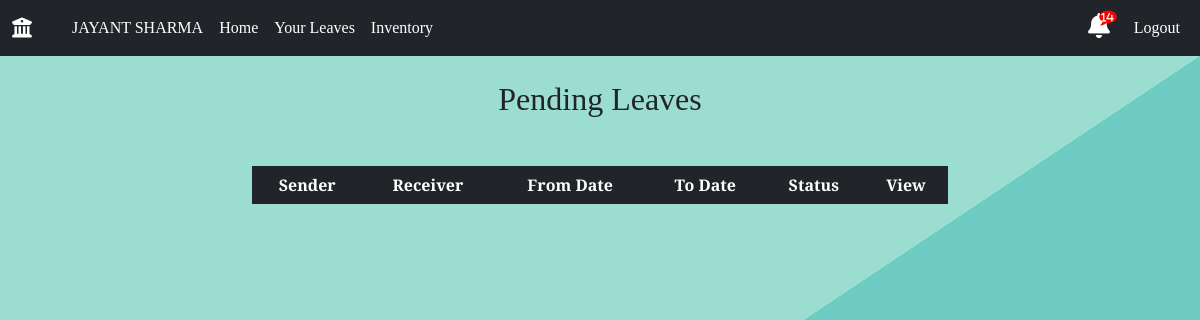
The app's page /profile/leaves/check-leave-status/ (signed in), older data.
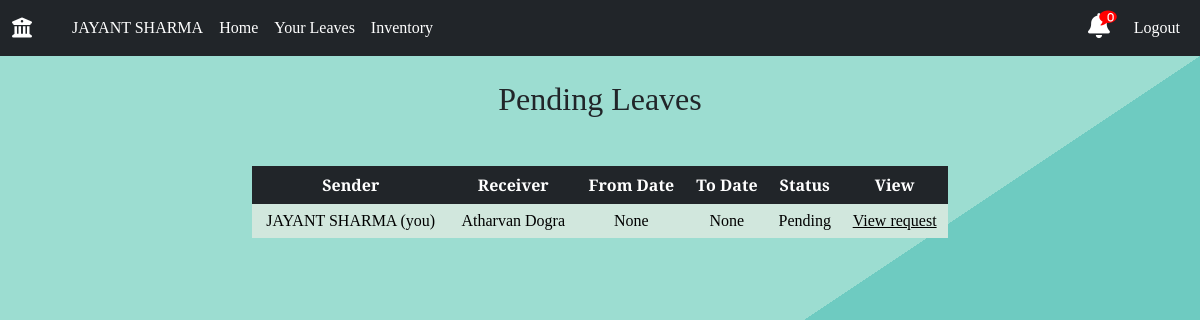
The same page, newer data.
### main/models.py (models this page shows, shortened)
class UserLeaveStatus(models.Model):
    staff=models.ForeignKey('Staff', on_delete=CASCADE, related_name='user')
    leave_type=models.ForeignKey(TotalLeaves, on_delete=CASCADE)
    from_date=models.CharField(max_length=11, blank=False, default=None)    # jis din chahiye
    to_date=models.CharField(max_length=11, null=True, default=None)
    reason = models.TextField()
    substitute=models.ForeignKey('Staff', blank=None, on_delete=CASCADE, related_name='Substitute')
    substitute_approval = models.BooleanField(default=False)               # field -> substitute ka
    admin_approval = models.BooleanField(default=False)                       # field -> admin ka
    admin=models.ForeignKey("Staff", on_delete=models.SET_DEFAULT, default=None, blank=True, related_name='admin', null=True)
    status = models.CharField(max_length=100, default="Pending", blank=False)
    rejected = models.BooleanField(default=False)

class Staff(models.Model):
    user_obj = models.ForeignKey(User, on_delete=CASCADE, blank=False, null=False, default=None)
    name=models.CharField(max_length=100)
    mobile_number=models.IntegerField()
    email=models.EmailField()
    category=models.ForeignKey('Category',on_delete=CASCADE)
    designation=models.ForeignKey('Designation',on_delete=CASCADE)
    agency = models.ForeignKey('Agency',on_delete=CASCADE)
    room=models.ForeignKey('Room',blank=True,null=True,on_delete=SET_NULL,default=None)

### main/views.py (the view)
# urls.py: path('profile/leaves/check-leave-status/', views.checkLeaveStatus, name='checkLeaveStatus'),
@login_required
def checkLeaveStatus(request):
	staff = Staff.objects.get(user_obj=request.user)
	notification_count=get_notifications(staff.id)
	pendingRequests = UserLeaveStatus.objects.filter(staff=staff).order_by("-id")
	context = {
		'staff':staff,
		"pendingRequests": pendingRequests,
		'notification_count':notification_count,
	}
	return render(request, "leaves/leaveRequestStatus.html", context)

### main/views.py (called while the page is built)
def get_notifications(id):
	current_user=Staff.objects.get(id=id)
	designation=current_user.designation.designation
	notifications=[]
	if designation == 'Lab Technician':
		notification = Notification.objects.filter(notification_type='TECH',isActive=True).order_by('-time').all()
		notifications.extend(notification)
	receiver=str(current_user.id) +' '+current_user.name
	notification = Notification.objects.filter(reciever=receiver,isActive=True).order_by('-time').all()
	notifications.extend(notification)
	if designation == 'System Analyst' or designation == 'Lab Supervisor':
		notification=Notification.objects.filter(reciever='admin',isActive=True).order_by('-time').all()
		notifications.extend(notification)
	return len(notifications)

### templates/leaves/leaveRequestStatus.html
{% extends 'base.html' %}
{% load static %}
{% block body %}
{% include 'navbar.html' with staff=staff notification_count=notification_count %}
<section class="sectionLogin">
  <br>
  <h2 style = "text-align: center;">Pending Leaves</h2>
<div class="container mt-5">
<table class="table1 table table-borderless table-dark table-hover" style = "text-align: center;">
    <thead>
      <tr>
        <th scope="col">Sender</th>
        <th scope="col">Receiver</th>
        <th scope="col">From Date</th>
        <th scope="col">To Date</th>
        <th scope="col">Status</th>
        <th scope="col">View</th>
      </tr>
    </thead>
        <tbody>
        {% for pendingRequest in pendingRequests %}
        {% if not pendingRequest.admin_approval %}
            <tr class="table-success" style = "text-align: center;">
                <td>{{ pendingRequest.staff.name }} (you)</td>
                <td>{{ pendingRequest.substitute.name }}</td>
                <td>{{ pendingRequest.from_date }}</td>
                <td>{{ pendingRequest.to_date }}</td>
                <td>{{ pendingRequest.status }}</td>
                <td><a style="color: #000; text-decoration: underline;" href="{% url 'main:currleaveStatus' pk=pendingRequest.id %}">View request</a></td>
            </tr>
        {% endif %}
        {% endfor %}
        </tbody>
  </table>
  </div>
  </section>
{% endblock body %}

### templates/navbar.html (shortened to what this page needs)
{% extends "base.html" %}
{% load static %}
{% block body %}
<nav class="navbar navbar-expand-md navbar-dark bg-dark">
  <div class="container-fluid">
    <div class="navbar-collapse collapse w-100 order-1 order-md-0 dual-collapse2">
      <ul class="navbar-nav me-auto">
        <li class="nav-item active navbar-brand">
          <a class="navbar-brand" href="{% url 'main:user_profile' %}" style="text-decoration: none;"><i class="fas fa-university"></i></a>
        </li>
        {% if user.is_authenticated %}
        <li class="nav-link nav-text navLink">
          <a href="{% url 'main:userProfileDetails' %}" style="text-decoration: none; color : white">{{ staff.name }} </a>
        </li>
        {% endif %}
        <li class="nav-item navLink">
          <a class="nav-link nav_text" href="{% url 'main:user_profile' %}" style="text-decoration: none; color : white">Home</a>
        </li>
        {% if user.is_authenticated %}
        <li class="nav-link nav_text navLink">
          <a href="{% url 'main:userLeaves' %}" style="text-decoration: none; color : white">Your Leaves</a>
        </li>
        <li class="nav-link nav_text navLink">
          <a href="{% url 'main:viewinventory' %}" style="text-decoration: none; color : white">Inventory</a>
        </li>
        {%endif%}
      </ul>
    </div>
    <div class="navbar-collapse collapse w-100 order-3 dual-collapse2">
      <ul class="navbar-nav ms-auto">
        {% if user.is_authenticated %}
        <li class="nav-item navbar-brand">
          <link href="https://maxcdn.bootstrapcdn.com/font-awesome/4.7.0/css/font-awesome.min.css" rel="stylesheet" />
          <a class="fas fa-bell" href="{% url 'main:notification' %}" style="text-decoration: none; color : white">
              <span class="fa fa-comment"></span>
              <span class="num">{{notification_count}}</span>
          </a>
        </li>
        <li class="nav-link nav_text navLink"><a href="{% url 'main:logout_request' id=staff.id%}" style="text-decoration: none; color : white">Logout</a></li>
        {% else %}
        <li class="nav-link nav_text navLink"><a href="{% url 'main:login' %}">Login</a></li>
        {%endif%}
      </ul>
    </div>
  </div>
</nav>
  {% endblock %}

Row changes from the older to the newer data that the page shows:
added UserLeaveStatus: staff.name "JAYANT SHARMA", substitute.name "Atharvan Dogra", from_date "None", to_date "None", status "Pending"
Text that changed along with them:
{{ notification_count }}: "14" → "0"
